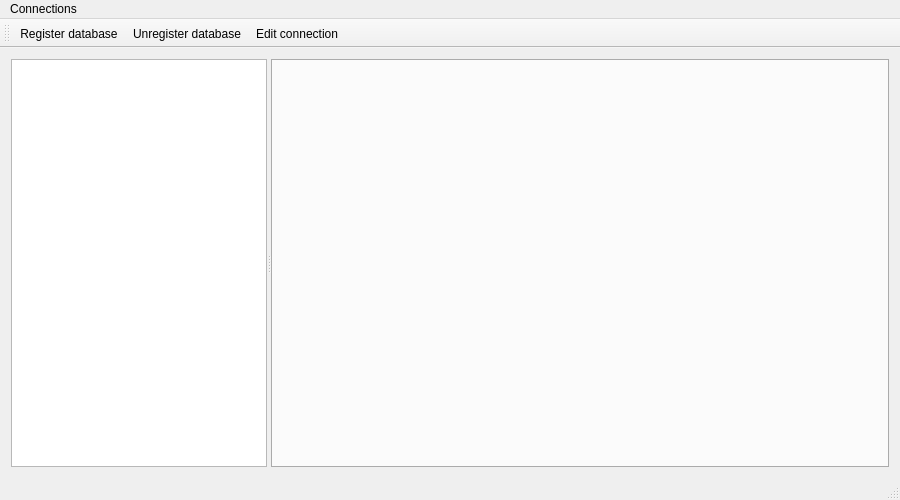
<?xml version="1.0" encoding="UTF-8"?>
<ui version="4.0">
 <class>MainWindow</class>
 <widget class="QMainWindow" name="MainWindow">
  <property name="geometry">
   <rect>
    <x>0</x>
    <y>0</y>
    <width>900</width>
    <height>500</height>
   </rect>
  </property>
  <property name="windowTitle">
   <string>Demalex SQL manager</string>
  </property>
  <property name="windowIcon">
   <iconset resource="../sdk/icons.qrc">
    <normaloff>:/icons/cc_64.png</normaloff>:/icons/cc_64.png</iconset>
  </property>
  <widget class="QWidget" name="centralWidget">
   <layout class="QVBoxLayout" name="verticalLayout">
    <item>
     <widget class="QSplitter" name="splitter">
      <property name="orientation">
       <enum>Qt::Horizontal</enum>
      </property>
      <property name="childrenCollapsible">
       <bool>false</bool>
      </property>
      <widget class="QTreeView" name="tvDatabaseStructure">
       <property name="sizePolicy">
        <sizepolicy hsizetype="Preferred" vsizetype="Expanding">
         <horstretch>0</horstretch>
         <verstretch>0</verstretch>
        </sizepolicy>
       </property>
       <property name="minimumSize">
        <size>
         <width>150</width>
         <height>0</height>
        </size>
       </property>
       <property name="contextMenuPolicy">
        <enum>Qt::CustomContextMenu</enum>
       </property>
       <property name="editTriggers">
        <set>QAbstractItemView::NoEditTriggers</set>
       </property>
       <property name="iconSize">
        <size>
         <width>16</width>
         <height>16</height>
        </size>
       </property>
       <property name="headerHidden">
        <bool>true</bool>
       </property>
       <property name="expandsOnDoubleClick">
        <bool>false</bool>
       </property>
      </widget>
      <widget class="QTabWidget" name="tabWidget">
       <property name="sizePolicy">
        <sizepolicy hsizetype="MinimumExpanding" vsizetype="Expanding">
         <horstretch>1</horstretch>
         <verstretch>0</verstretch>
        </sizepolicy>
       </property>
       <property name="tabPosition">
        <enum>QTabWidget::South</enum>
       </property>
       <property name="currentIndex">
        <number>-1</number>
       </property>
       <property name="tabsClosable">
        <bool>true</bool>
       </property>
      </widget>
     </widget>
    </item>
   </layout>
  </widget>
  <widget class="QMenuBar" name="menuBar">
   <property name="geometry">
    <rect>
     <x>0</x>
     <y>0</y>
     <width>900</width>
     <height>26</height>
    </rect>
   </property>
   <widget class="QMenu" name="mnuConnections">
    <property name="title">
     <string>Connections</string>
    </property>
    <addaction name="aAddDatabase"/>
    <addaction name="aRemoveDatabase"/>
    <addaction name="aEditDatabase"/>
   </widget>
   <addaction name="mnuConnections"/>
  </widget>
  <widget class="QToolBar" name="mainToolBar">
   <attribute name="toolBarArea">
    <enum>TopToolBarArea</enum>
   </attribute>
   <attribute name="toolBarBreak">
    <bool>false</bool>
   </attribute>
   <addaction name="aAddDatabase"/>
   <addaction name="aRemoveDatabase"/>
   <addaction name="aEditDatabase"/>
  </widget>
  <widget class="QStatusBar" name="statusBar"/>
  <action name="aAddDatabase">
   <property name="icon">
    <iconset resource="../sdk/icons.qrc">
     <normaloff>:/icons/database_add.png</normaloff>:/icons/database_add.png</iconset>
   </property>
   <property name="text">
    <string>Register database</string>
   </property>
   <property name="toolTip">
    <string>Register database</string>
   </property>
  </action>
  <action name="aRemoveDatabase">
   <property name="icon">
    <iconset resource="../sdk/icons.qrc">
     <normaloff>:/icons/database_delete.png</normaloff>:/icons/database_delete.png</iconset>
   </property>
   <property name="text">
    <string>Unregister database</string>
   </property>
   <property name="toolTip">
    <string>Unregister database</string>
   </property>
  </action>
  <action name="aEditDatabase">
   <property name="icon">
    <iconset resource="../sdk/icons.qrc">
     <normaloff>:/icons/database_edit.png</normaloff>:/icons/database_edit.png</iconset>
   </property>
   <property name="text">
    <string>Edit connection</string>
   </property>
   <property name="toolTip">
    <string>Edit connection preperties</string>
   </property>
  </action>
 </widget>
 <layoutdefault spacing="6" margin="11"/>
 <resources>
  <include location="../sdk/icons.qrc"/>
  <include location="../sdk/icons.qrc"/>
  <include location="../sdk/icons.qrc"/>
  <include location="../sdk/icons.qrc"/>
  <include location="../sdk/icons.qrc"/>
  <include location="../sdk/icons.qrc"/>
 </resources>
 <connections/>
</ui>
